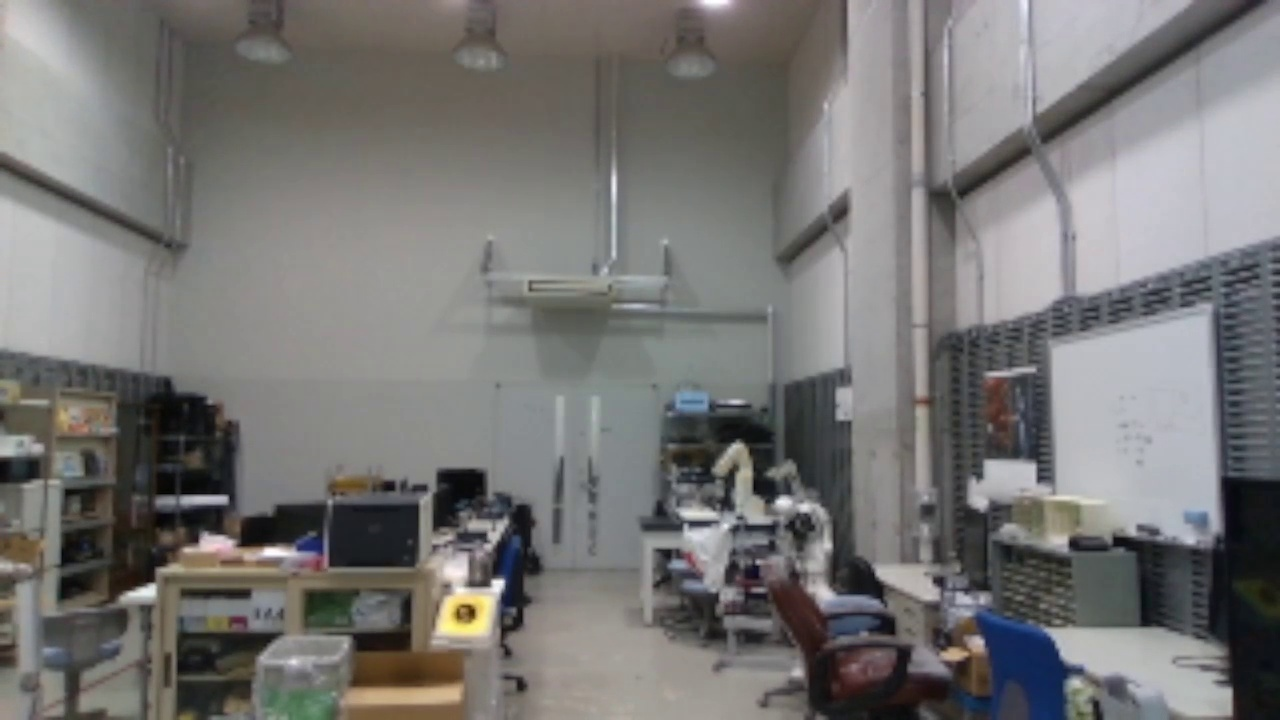
#> input picture r_frames/frame128.jpg, 1280 x 720 px; its folder holds 4 pictures in this run
$ python 'Random file.py'
#> lines starting #> are read from the running program, lines starting #| are printed output that depends on the picture
import os
import random
import shutil
from PIL import Image

# ตั้งค่าพาธโฟลเดอร์
input_folder = "r_frames"
output_folder = "dataset"
os.makedirs(output_folder, exist_ok=True)

# สร้างโฟลเดอร์ Train, Validation, Test
train_dir = os.path.join(output_folder, "train")
val_dir = os.path.join(output_folder, "val")
test_dir = os.path.join(output_folder, "test")

for folder in [train_dir, val_dir, test_dir]:
    os.makedirs(folder, exist_ok=True)

# ดึงรายการไฟล์ทั้งหมด
image_files = [f for f in os.listdir(input_folder) if f.endswith(".jpg")]

# สุ่มแบ่งข้อมูล
random.shuffle(image_files)
num_train = int(0.8 * len(image_files))
num_val = int(0.1 * len(image_files))

train_files = image_files[:num_train]
val_files = image_files[num_train:num_train + num_val]
test_files = image_files[num_train + num_val:]

# ฟังก์ชัน Resize และบันทึกไฟล์
def process_and_save(files, target_dir):
#> called with target_dir = 'dataset/train'
    for file in files:
        img = Image.open(os.path.join(input_folder, file))
#> img is the input picture: PIL image 1280x720 RGB; mean R, G, B 118.7, 117.6, 116.4
        img = img.resize((112, 112))  # Resize เป็น 112x112
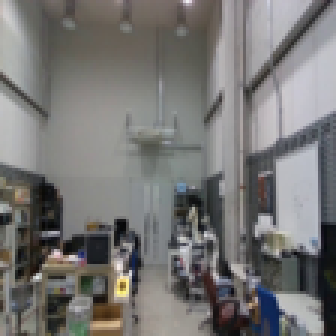
#> img: PIL image 112x112 RGB (shown 3 times larger); mean R, G, B 118.7, 117.6, 116.4
        img.save(os.path.join(target_dir, file))
#> pass 2 of the loop in process_and_save, `for file in files:`:
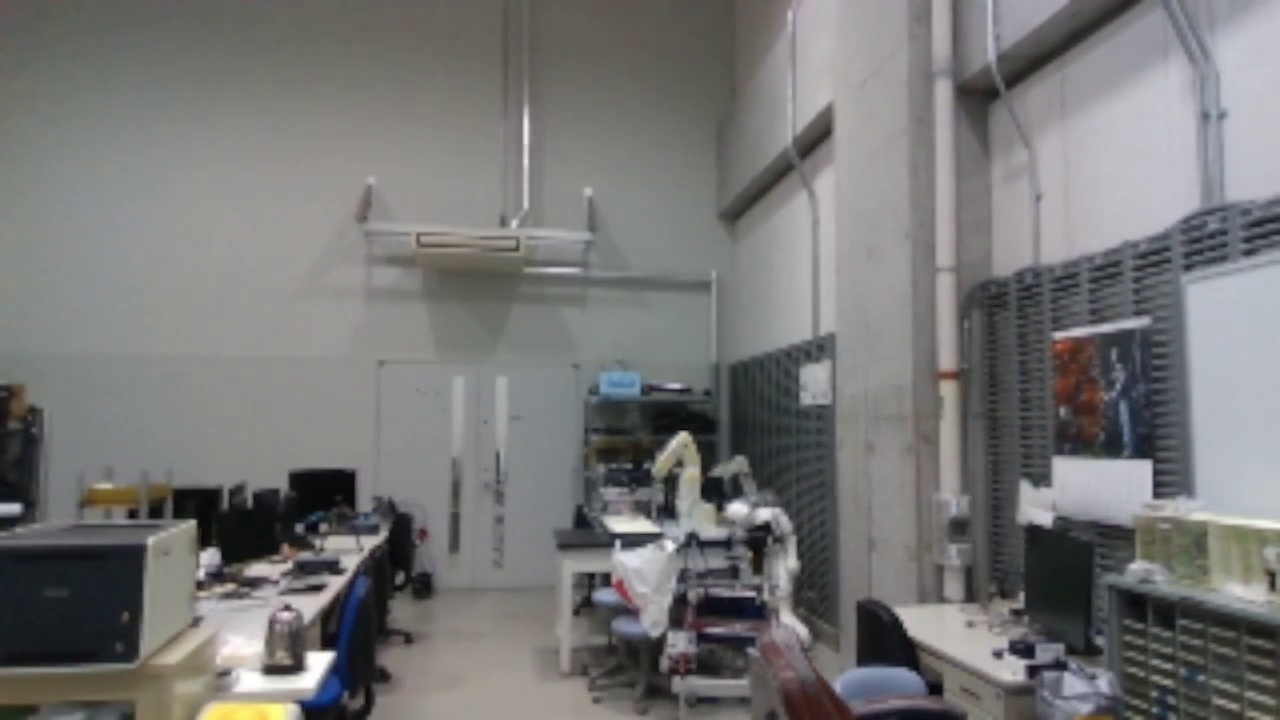
#> input picture r_frames/frame1122.jpg, 1280 x 720 px
#> in process_and_save, img is the input picture: PIL image 1280x720 RGB; mean R, G, B 118.3, 118, 117.3
#> in process_and_save, `img = img.resize((112, 112))`:
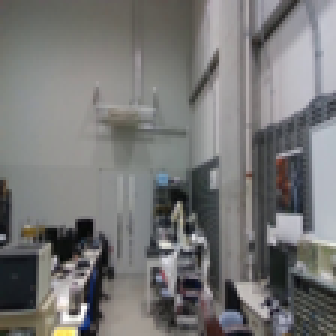
#> img: PIL image 112x112 RGB (shown 3 times larger); mean R, G, B 118.3, 118, 117.3
#> pass 3 of the loop in process_and_save, `for file in files:`:
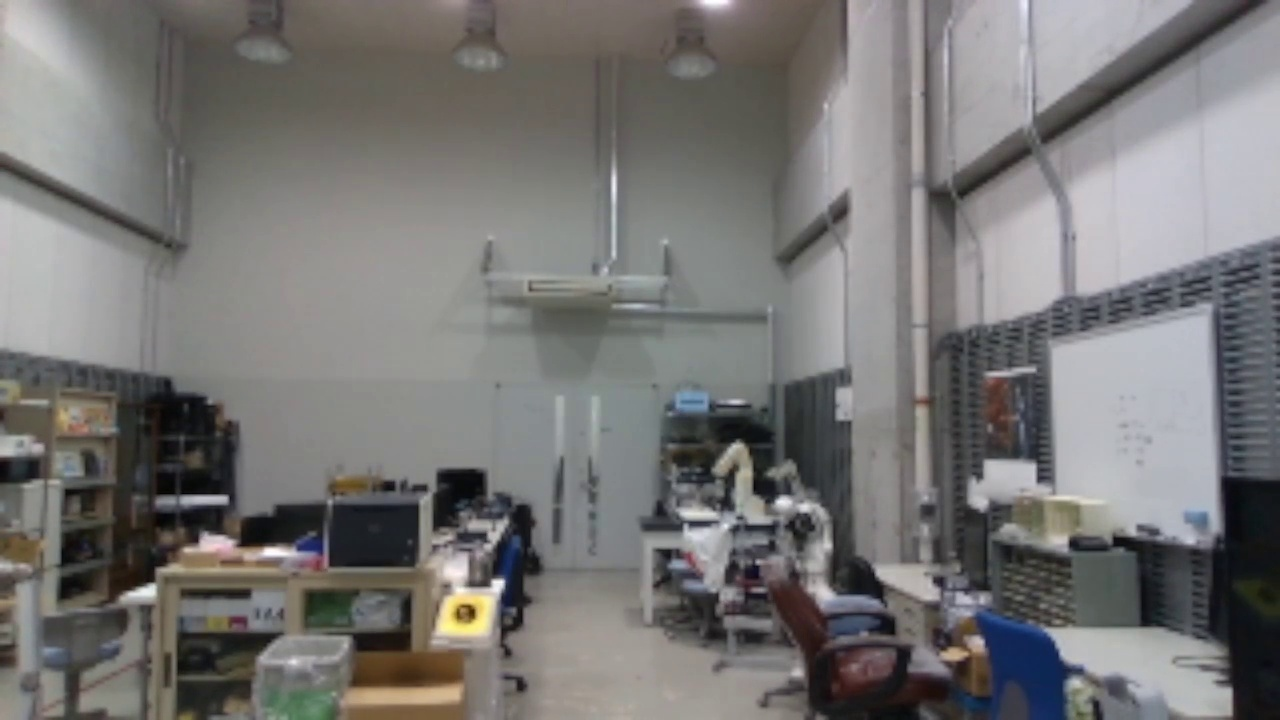
#> input picture r_frames/frame113.jpg, 1280 x 720 px
#> in process_and_save, img is the input picture: PIL image 1280x720 RGB; mean R, G, B 118.9, 117.6, 116.6
#> in process_and_save, `img = img.resize((112, 112))`:
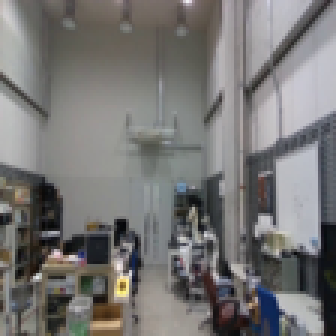
#> img: PIL image 112x112 RGB (shown 3 times larger); mean R, G, B 118.9, 117.6, 116.6

# บันทึกไฟล์ที่ Resize แล้วลงโฟลเดอร์ต่างๆ
process_and_save(train_files, train_dir)
process_and_save(val_files, val_dir)
process_and_save(test_files, test_dir)
#> call 3 of process_and_save, with target_dir = 'dataset/test'
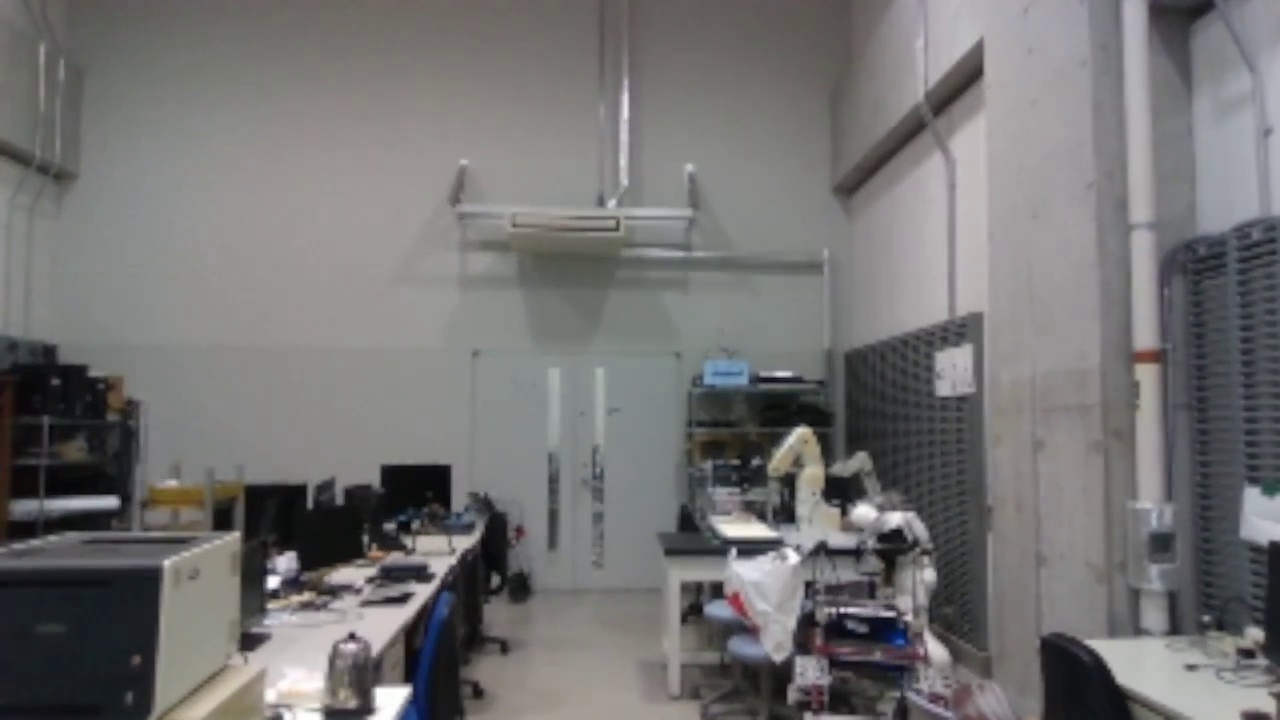
#> input picture r_frames/frame1309.jpg, 1280 x 720 px
#> in process_and_save, img is the input picture: PIL image 1280x720 RGB; mean R, G, B 115.2, 114.4, 114.3
#> in process_and_save (call 3), `img = img.resize((112, 112))`:
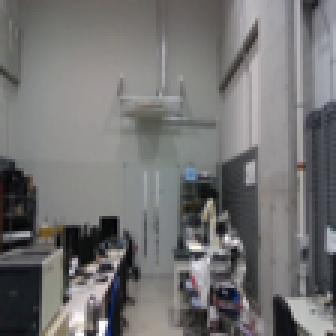
#> img: PIL image 112x112 RGB (shown 3 times larger); mean R, G, B 115.2, 114.4, 114.3

print("✅ จัดการ Dataset เรียบร้อย!")
